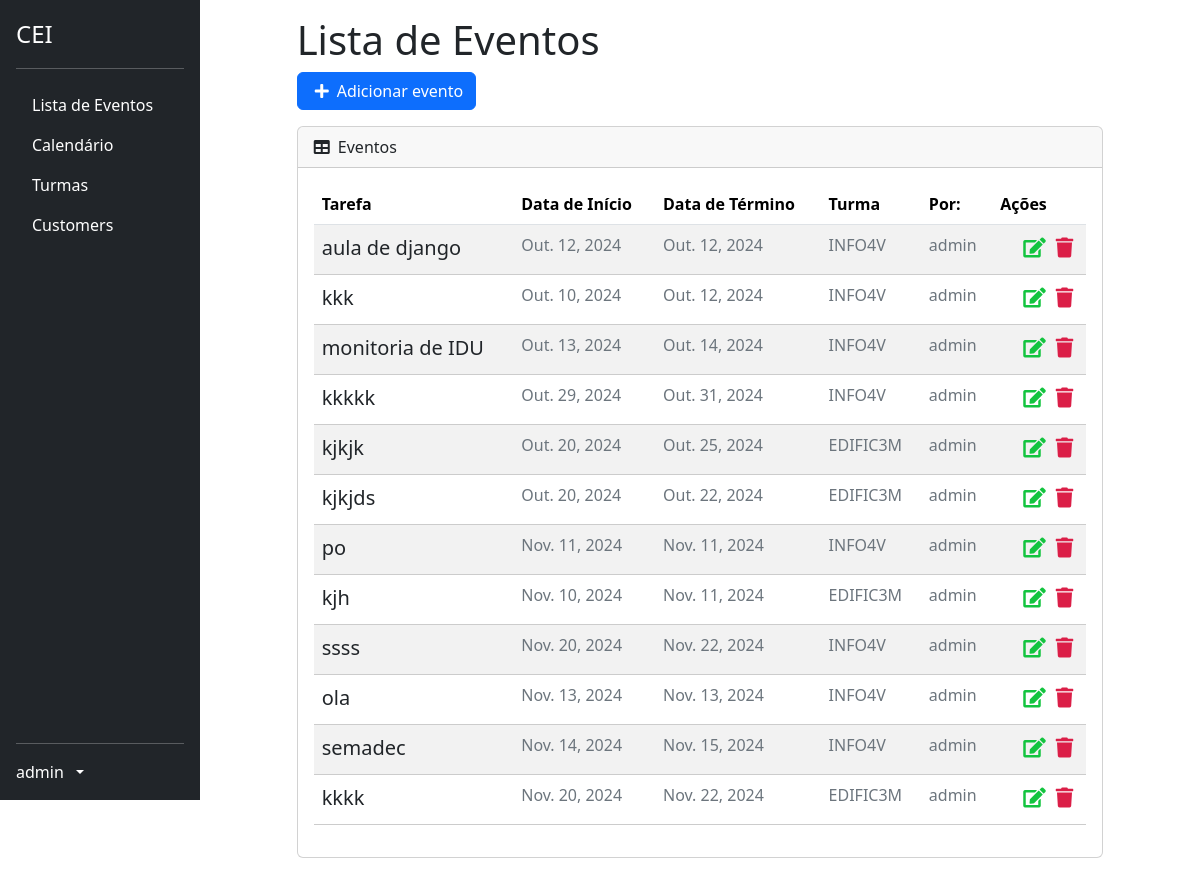
Page /list/ (signed in) on the committed database.
### profiles/models.py (models this page shows)
class CustomUser(AbstractUser):
    id = models.BigAutoField(primary_key=True)
    turma = models.ForeignKey('classes.Turma', on_delete=models.SET_NULL, blank=True, null=True)

### tasks/models.py (models this page shows, shortened)
class Task(models.Model):
    id = models.BigAutoField(primary_key=True)
    title = models.CharField(max_length=255)
    description = models.TextField()
    start_date = models.DateField()
    end_date = models.DateField()
    total_subs = models.PositiveIntegerField(default=0)
    subs = models.PositiveIntegerField(default=0)
    start_time = models.TimeField()
    end_time = models.TimeField()
    usuario = models.ForeignKey(CustomUser, on_delete=models.PROTECT)
    turma = models.ForeignKey('classes.Turma', on_delete=models.CASCADE)
    created_at = models.DateTimeField(auto_now_add=True)
    updated_at = models.DateTimeField(auto_now=True)

### classes/models.py (models this page shows, shortened)
class Turma(models.Model):
    TURNO_CHOICES = [
        ('manha', 'Manhã'),
        ('tarde', 'Tarde'),
        ('noite', 'Noite'),
    ]
    CURSO_CHOICES = [
        ('edificacoes', 'Edificações'),
        ('informatica', 'Informática'),
        ('meio_ambiente', 'Meio Ambiente'),
        ('matematica', 'Matemática'),
    ]
    SERIE_CHOICES = [
        ('1', '1º Ano'),
        ('2', '2º Ano'),
        ('3', '3º Ano'),
        ('4', '4º Ano'),
    ]
    nome = models.CharField(max_length=100)
    serie = models.CharField(max_length=1, choices=SERIE_CHOICES)
    turno = models.CharField(max_length=5, choices=TURNO_CHOICES)
    curso = models.CharField(max_length=15, choices=CURSO_CHOICES)

### tasks/views.py (the view)
# urls.py: path('list/', TaskListView.as_view(), name='task-list'),
class TaskListView(GroupRequiredMixin, LoginRequiredMixin, ListView):
    group_required = u"Docente"
    login_url = reverse_lazy('login')
    model = Task
    template_name = 'tasks/list.html'
    context_object_name = 'tasks'
    ordering = '-created_at'
    def get_queryset(self):
        self.tasks = Task.objects.filter(usuario=self.request.user)
        return self.tasks

### tasks/templates/tasks/list.html (shortened to what this page needs)
{% extends 'base.html' %}
{% block content %}
<div class="offset-1 col-10 list-div">
    <h1>Lista de Eventos</h1>
    <div class="row mb-3">
        <div class="col-auto btn-primary">
            <a id="add-link" href="{% url 'new-task' %}" class="btn btn-primary d-flex align-items-center">
                <i class="fas fa-plus me-2"></i> Adicionar evento
            </a>
        </div>
    </div>
    <div class="card col-md-12">
        <div class="card-header">
            <i class="fas fa-table me-1"></i>
            Eventos
        </div>
        <div class="card-body">
            <table id="datatablesSimple" class="table table-striped table-hover">
                <thead class="table">
                    <tr>
                        <th>Tarefa</th>
                        <th>Data de Início</th>
                        <th>Data de Término</th>
                        <th>Turma</th>
                        <th>Por:</th>
                        <th>Ações</th>
                    </tr>
                </thead>
                <tbody>
                    {% for task in tasks %}
                    <tr class="task-item">
                        <td><a href="/task/{{ task.id }}" class="text-decoration-none text-dark">{{ task.title }}</a></td>
                        <td style="color: #6c757d;" class="fs-6">{{ task.start_date }}</td>
                        <td style="color: #6c757d;" class="fs-6">{{ task.end_date }}</td>
                        <td style="color: #6c757d;" class="fs-6">{{ task.turma.nome }}</td>
                        <td style="color: #6c757d;" class="fs-6">{{ task.usuario.username }}</td>
                        <td>
                            <a href="{% url 'delete-task' task.id %}" class="text-danger me-2"><i class="fas fa-trash"></i></a>
                            <a href="{% url 'edit-task' task.id %}" class="text-warning"><i class="fas fa-edit"></i></a>
                        </td>
                    </tr>
                    {% endfor %}
                </tbody>
            </table>
        </div>
    </div>
</div>
{% endblock %}
{% block scripts %}
<link href="https://cdn.jsdelivr.net/npm/simple-datatables@7.1.2/dist/style.min.css" rel="stylesheet" />
{% endblock %}

### tasks/templates/base.html (shortened to what this page needs)
{% load static %}
<!DOCTYPE html>
<html lang="en">
<head>
    <link href="{% static 'bootstrap/css/bootstrap.min.css' %}" rel="stylesheet">
    <link rel="stylesheet" href="https://use.fontawesome.com/releases/v5.7.2/css/all.css">
    <link rel="stylesheet" href="{% static 'css/styles.css' %}">
    <link href="{% static 'css/datatables.min.css' %}" rel="stylesheet">
</head>
<body>
    <div class="d-flex">
      <div class="d-flex flex-column flex-shrink-0 p-3 text-bg-dark" style="width: 200px; height: 100vh; position: fixed;">
        <a href="{% url 'dashboard' %}" class="d-flex align-items-center mb-3 mb-md-0 me-md-auto text-white text-decoration-none">
          <span class="fs-4">CEI</span>
        </a>
        <hr>
        <ul class="nav nav-pills flex-column mb-auto">
          <li>
            <a href="{% url 'task-list' %}" class="nav-link text-white">
              Lista de Eventos
            </a>
          </li>
          <li>
            <a href="{% url 'calendar' %}" class="nav-link text-white">
              Calendário
            </a>
          </li>
          <li>
            <a href="{% url 'lista-turmas' %}" class="nav-link text-white">
              Turmas
            </a>
          </li>
          <li>
            <a href="#" class="nav-link text-white">
              Customers
            </a>
          </li>
        </ul>
        <hr>
        {% if user.is_authenticated %}
          <a href="#" class="d-flex align-items-center text-white text-decoration-none dropdown-toggle" data-bs-toggle="dropdown" aria-expanded="false">
            <span class="me-2">{{ user.username }}</span>
          </a>
        </div>
        {% else %}
        <li class="nav nav-pills flex-column">
          <a href="{% url 'login' %}" class="nav-link text-white">
            Login
          </a>
        </li>
        {% endif %}
      </div>
      <div class="flex-grow-1" style="margin-left: 200px;">
        <div class="p-3">
          {% block content %}
          {% endblock %}
        </div>
      </div>
    {% block scripts %}
    {% endblock %}
  </body>
</html>

### tasks/static/css/styles.css (style rules this page uses)
#add-link { text-decoration: none; }
.fas.fa-plus { color: #FFF; margin-right: 10px; margin-left: 5px; }
.list-div { padding: 0; }
.task-item { list-style: none; font-size: 20px; height: 50px; padding-top: 10px; border-bottom: 1px dashed #CCC; }
.fas.fa-trash { color: #db1e47; cursor: pointer; margin: 5px; font-size: 20px; float: right; }
.fas.fa-edit { color: #13c43f; cursor: pointer; margin: 5px; font-size: 20px; float: right; }

### rows in the picture
CustomUser: username "admin"
Task: title "aula de django", start_date "Out. 12, 2024", end_date "Out. 12, 2024", turma.nome "INFO4V", usuario.username "admin"
Task: title "kkk", start_date "Out. 10, 2024", end_date "Out. 12, 2024", turma.nome "INFO4V", usuario.username "admin"
Task: title "monitoria de IDU", start_date "Out. 13, 2024", end_date "Out. 14, 2024", turma.nome "INFO4V", usuario.username "admin"
Task: title "kkkkk", start_date "Out. 29, 2024", end_date "Out. 31, 2024", turma.nome "INFO4V", usuario.username "admin"
Task: title "kjkjk", start_date "Out. 20, 2024", end_date "Out. 25, 2024", turma.nome "EDIFIC3M", usuario.username "admin"
Task: title "kjkjds", start_date "Out. 20, 2024", end_date "Out. 22, 2024", turma.nome "EDIFIC3M", usuario.username "admin"
Task: title "po", start_date "Nov. 11, 2024", end_date "Nov. 11, 2024", turma.nome "INFO4V", usuario.username "admin"
Task: title "kjh", start_date "Nov. 10, 2024", end_date "Nov. 11, 2024", turma.nome "EDIFIC3M", usuario.username "admin"
Task: title "ssss", start_date "Nov. 20, 2024", end_date "Nov. 22, 2024", turma.nome "INFO4V", usuario.username "admin"
Task: title "ola", start_date "Nov. 13, 2024", end_date "Nov. 13, 2024", turma.nome "INFO4V", usuario.username "admin"
Task: title "semadec", start_date "Nov. 14, 2024", end_date "Nov. 15, 2024", turma.nome "INFO4V", usuario.username "admin"
Task: title "kkkk", start_date "Nov. 20, 2024", end_date "Nov. 22, 2024", turma.nome "EDIFIC3M", usuario.username "admin"
